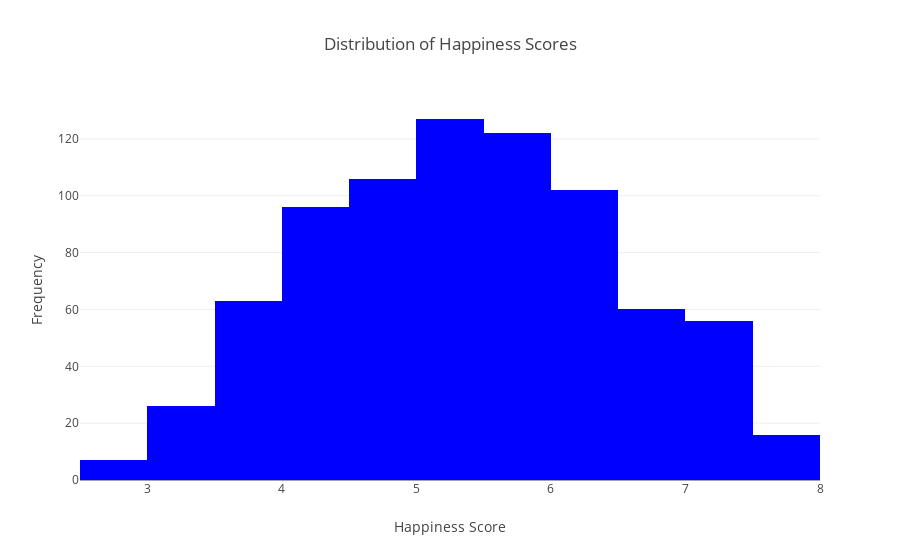

Source (notebook cell):
### Code cell
import plotly.express as px
import plotly.graph_objects as go

# 1. Distribution of Happiness Scores
fig1 = px.histogram(data, x='Happiness Score', nbins=15, title='Distribution of Happiness Scores', 
                    labels={'Happiness Score': 'Happiness Score'}, color_discrete_sequence=['blue'])
fig1.update_layout(xaxis_title='Happiness Score', yaxis_title='Frequency')
fig1.show()

### Figure 1 — Plotly figure (JSON) as saved in the notebook; plotly's stock layout.template omitted (floating-point values rounded to 4 significant figures; data arrays with more than 128 entries replaced by an {"elided": "..."} marker saying what was removed)
{"data": [{"alignmentgroup": "True", "bingroup": "x", "hovertemplate": "Happiness Score=%{x}<br>count=%{y}<extra></extra>", "legendgroup": "", "marker": {"color": "blue", "pattern": {"shape": ""}}, "name": "", "nbinsx": 15, "offsetgroup": "", "orientation": "v", "showlegend": false, "type": "histogram", "x": {"elided": "781 float values"}, "xaxis": "x", "yaxis": "y"}], "layout": {"autosize": true, "barmode": "relative", "legend": {"tracegroupgap": 0}, "title": {"text": "Distribution of Happiness Scores"}, "xaxis": {"anchor": "y", "autorange": true, "domain": [0, 1], "range": [2.5, 8], "title": {"text": "Happiness Score"}, "type": "linear"}, "yaxis": {"anchor": "x", "autorange": true, "domain": [0, 1], "range": [0, 133.7], "title": {"text": "Frequency"}}}}
